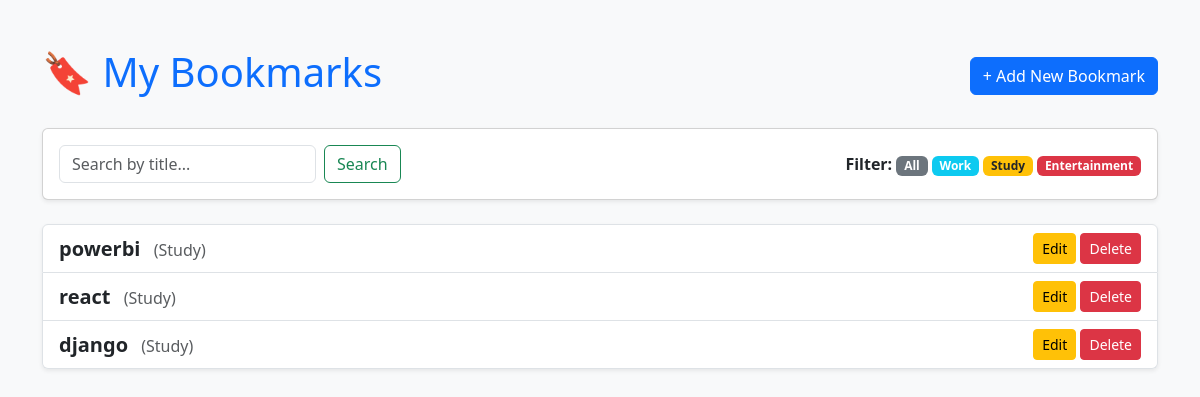
Screenshot of /bookmark/?category=study (signed in) with the database file from the repository.
### manager/models.py (models this page shows, shortened)
class Bookmark(models.Model):
    CATEGORY_CHOICES = [
        ('work','Work'),
        ('study','Study'),
        ('entertainment','Entertainment'),
        ('other','Other')
    ]
    user = models.ForeignKey(User, on_delete=models.CASCADE, default=1)
    title = models.CharField(max_length=200)
    url = models.URLField()
    category = models.CharField(max_length=100, choices=CATEGORY_CHOICES, default='other')
    created_at = models.DateTimeField(auto_now_add=True)

### manager/views.py (the view)
# urls.py: path('bookmark/', manager_views.bookmark_list, name='bookmark_list'),
@login_required
def bookmark_list(request):
    items = Bookmark.objects.filter(user=request.user).order_by('-created_at')
    category = request.GET.get('category')
    if category:
        items = items.filter(category=category)
    query = request.GET.get('q')
    if query:
        items = items.filter(title__icontains=query)
    return render(request, 'manager/bookmark_list.html', {'items': items})

### manager/templates/manager/bookmark_list.html (shortened to what this page needs)
<!DOCTYPE html>
<html lang="en">
<head>
    <link href="https://cdn.jsdelivr.net/npm/bootstrap@5.3.0/dist/css/bootstrap.min.css" rel="stylesheet">
</head>
<body class="bg-light">
    <div class="container mt-5">
        <div class="d-flex justify-content-between align-items-center mb-4">
            <h1 class="text-primary">🔖 My Bookmarks</h1>
            <a href="{% url 'bookmark_create' %}" class="btn btn-primary">+ Add New Bookmark</a>
        </div>
        <div class="card shadow-sm mb-4">
            <div class="card-body d-flex justify-content-between align-items-center">
                <form method="get" class="d-flex">
                    <input type="text" name="q" class="form-control me-2" placeholder="Search by title...">
                    <button type="submit" class="btn btn-outline-success">Search</button>
                </form>
                <div>
                    <strong>Filter: </strong>
                    <a href="{% url 'bookmark_list' %}" class="badge bg-secondary text-decoration-none">All</a>
                    <a href="?category=work" class="badge bg-info text-decoration-none">Work</a>
                    <a href="?category=study" class="badge bg-warning text-dark text-decoration-none">Study</a>
                    <a href="?category=entertainment" class="badge bg-danger text-decoration-none">Entertainment</a>
                </div>
            </div>
        </div>
        <ul class="list-group shadow-sm">
            {% for item in items %}
                <li class="list-group-item d-flex justify-content-between align-items-center">
                    <div>
                        <a href="{{ item.url }}" target="_blank" class="text-decoration-none fw-bold text-dark fs-5">
                            {{ item.title }}
                        </a>
                        <span class="text-muted ms-2">({{ item.get_category_display }})</span>
                    </div>
                    <div>
                        <a href="{% url 'bookmark_update' item.pk %}" class="btn btn-sm btn-warning">Edit</a>
                        <a href="{% url 'bookmark_delete' item.pk %}" class="btn btn-sm btn-danger">Delete</a>
                    </div>
                </li>
            {% empty %}
                <li class="list-group-item text-center text-muted py-4">
                    No bookmarks found! Add some links.
                </li>
            {% endfor %}
        </ul>
    </div>
</body>
</html>

### rows the page displays
Bookmark: title "powerbi", category "Study"
Bookmark: title "react", category "Study"
Bookmark: title "django", category "Study"
